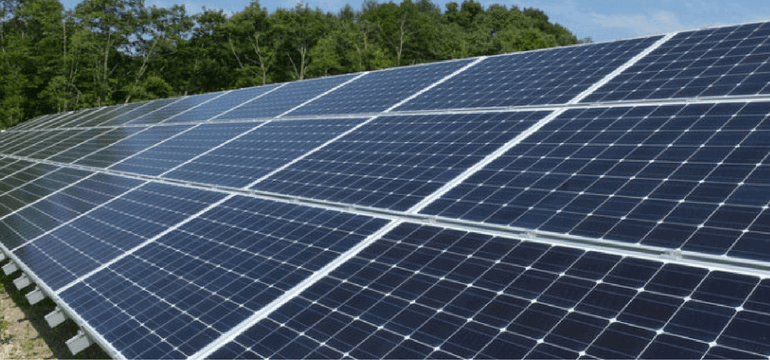
#> input picture vis_algorithms/Subpixel/image2.png, 770 x 360 px
$ python example_subpixel.py
#> lines starting #> are read from the running program, lines starting #| are printed output that depends on the picture; after the words box and inside, x2 and y2 are one past the last pixel; in counts of white or black regions, pixels touching at a corner belong together
import cv2
import numpy as np
filename = 'image2.png'
img = cv2.imread(filename)
#> img is the input picture: shape (360, 770, 3); mean B, G, R 98.7, 86, 71.4
gray = cv2.cvtColor(img,cv2.COLOR_BGR2GRAY)
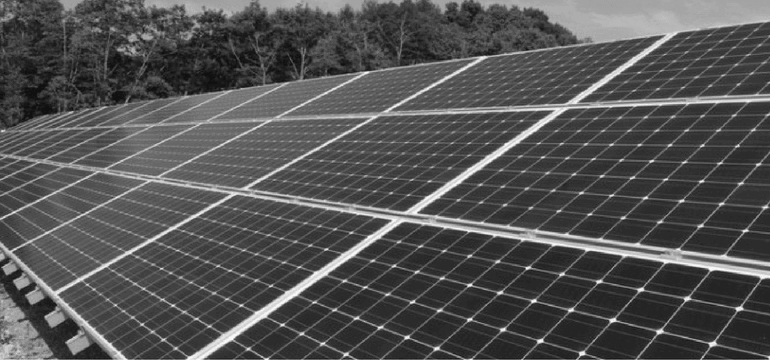
#> gray: shape (360, 770); min 16, max 247, mean 83.1
# find Harris corners
gray = np.float32(gray)
dst = cv2.cornerHarris(gray,2,3,0.04)
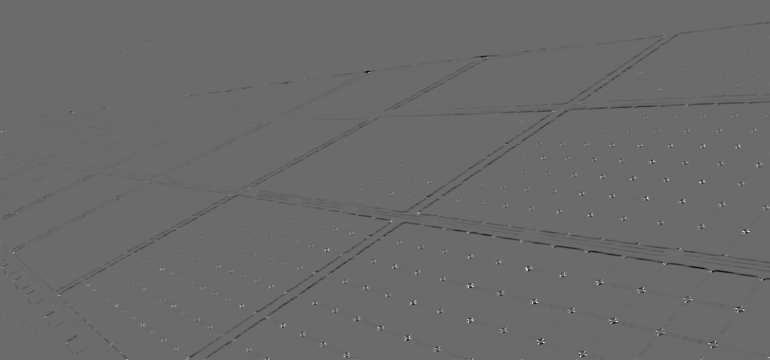
#> dst: shape (360, 770) float32; min -33346208, max 46039208, mean -174428.3; drawn with min black and max white
dst = cv2.dilate(dst,None)
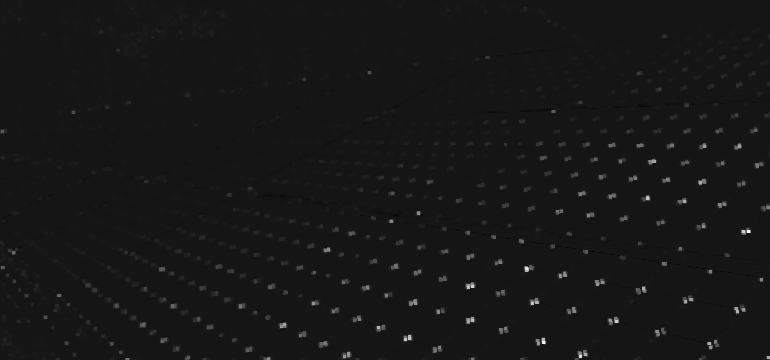
#> dst: shape (360, 770) float32; min -4285536.5, max 46039208, mean 320166.1; drawn with min black and max white
ret, dst = cv2.threshold(dst,0.01*dst.max(),255,0)
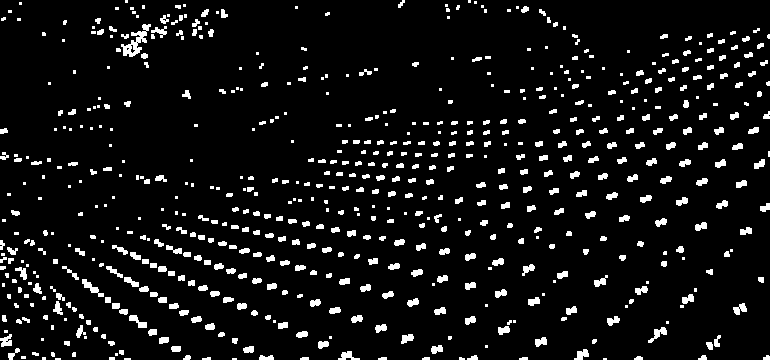
#> dst: shape (360, 770) float32; 7.1% white; 648 white regions (240 under 20 px), largest, box (x1, y1, x2, y2) and area: (121, 24, 151, 57) 360, (82, 279, 104, 297) 136, (648, 327, 667, 343) 119
#> ret = 460392.1
dst = np.uint8(dst)
# find centroids
ret, labels, stats, centroids = cv2.connectedComponentsWithStats(dst)
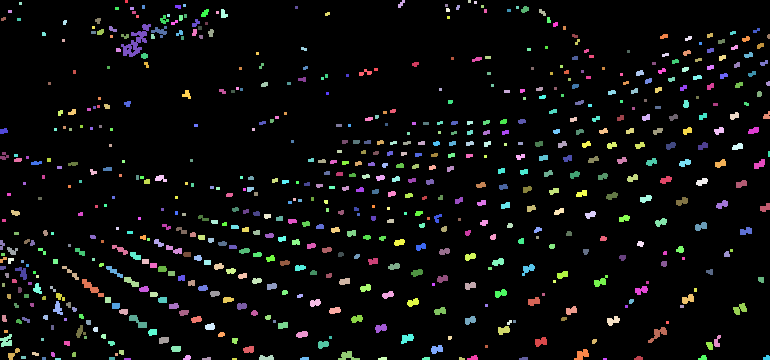
#> labels: shape (360, 770) int32; 649 distinct labels, from 0 to 648; one colour per label, 0 black
#> ret = 649; stats = 649 rows, first 6: [0, 0, 770, 360, 257408], [125, 0, 3, 3, 9], [398, 0, 7, 8, 30], [468, 0, 3, 3, 9], [474, 1, 3, 3, 9], [19, 2, 3, 3, 9]; centroids = 649 pairs, first value 1.47 to 768.5, second value 1 to 358.5
# define the criteria to stop and refine the corners
criteria = (cv2.TERM_CRITERIA_EPS + cv2.TERM_CRITERIA_MAX_ITER, 100, 0.001)
corners = cv2.cornerSubPix(gray,np.float32(centroids),(5,5),(-1,-1),criteria)
#> corners = 649 pairs, first value 0.912 to 768.5, second value 2.39 to 358.8
# Now draw them
res = np.hstack((centroids,corners))
#> res = 649 rows, first 6: [384.8, 177.5, 384.8, 177.5], [126, 1, 124.9, 2.85], [400.8, 3.53, 398.6, 5.31], [469, 1, 471.7, 2.39], [475, 2, 471.7, 2.39], [20, 3, 16.76, 3.17]
res = np.int0(res)
#> res = 649 rows, first 6: [384, 177, 384, 177], [126, 1, 124, 2], [400, 3, 398, 5], [469, 1, 471, 2], [475, 2, 471, 2], [20, 3, 16, 3]
img[res[:,1],res[:,0]]=[0,0,255]
img[res[:,3],res[:,2]] = [0,255,0]
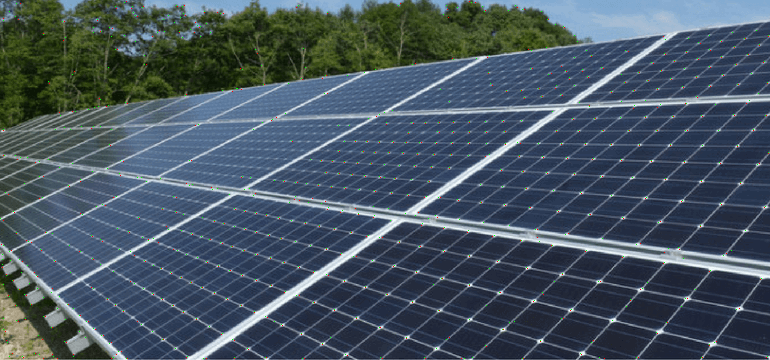
#> img: shape (360, 770, 3); mean B, G, R 98.1, 85.9, 71.3
cv2.imwrite('subpixel2.png',img)

$ run again, with vis_algorithms/Subpixel/subpixel5.png copied over vis_algorithms/Subpixel/image2.png
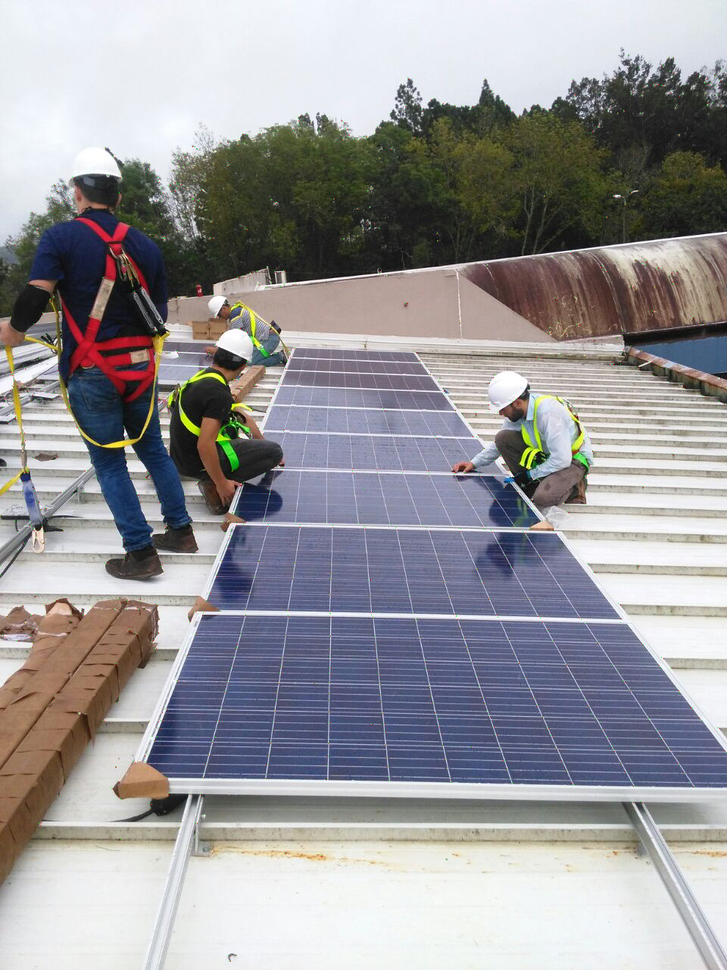
#> input picture vis_algorithms/Subpixel/subpixel5.png, 727 x 970 px, shrunk from 960 x 1280 before the run
#> img is the input picture: shape (970, 727, 3); mean B, G, R 153.7, 150.5, 151.8
#> `ret, dst = cv2.threshold(dst,0.01*dst.max(),255,0)`:
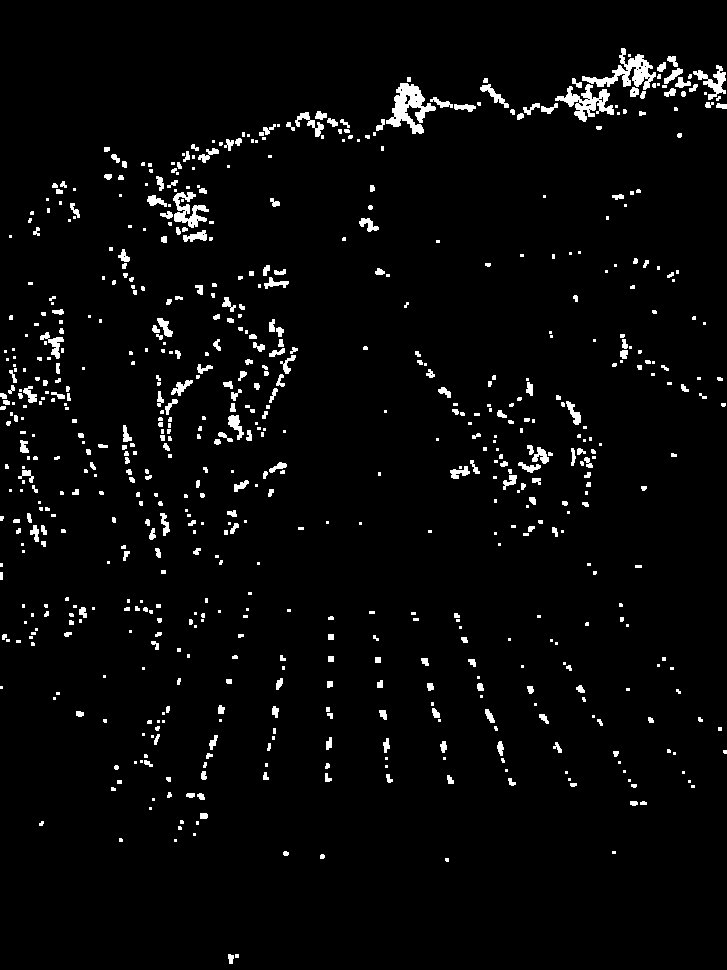
#> dst: shape (970, 727) float32; 3.3% white; 689 white regions (376 under 20 px), largest, box (x1, y1, x2, y2) and area: (386, 83, 436, 134) 1146, (582, 48, 656, 90) 1040, (555, 84, 614, 122) 888
#> `ret, dst = cv2.threshold(dst,0.01*dst.max(),255,0)`: ret = 1145544.7
#> labels: shape (970, 727) int32; 690 distinct labels, from 0 to 689
#> `ret, labels, stats, centroids = cv2.connectedComponentsWithStats(dst)`: ret = 690; stats = 690 rows, first 6: [0, 0, 727, 970, 681917], [582, 48, 74, 42, 1040], [628, 54, 3, 3, 9], [667, 56, 11, 11, 71], [657, 62, 9, 10, 61], [693, 65, 33, 35, 424]; centroids = 690 pairs, first value 1 to 724.6, second value 55 to 958.3
#> corners = 690 pairs, first value 0.374 to 726.6, second value 55 to 955.5
#> `res = np.hstack((centroids,corners))`: res = 690 rows, first 6: [363.6, 488.8, 367.2, 490.4], [627, 72.66, 626.5, 73.05], [629, 55, 629, 55], [672.5, 60.27, 673.3, 57.7], [661.4, 66.85, 658.3, 66.77], [712.9, 80.92, 712.9, 80.92]
#> `res = np.int0(res)`: res = 690 rows, first 6: [363, 488, 367, 490], [627, 72, 626, 73], [629, 55, 629, 55], [672, 60, 673, 57], [661, 66, 658, 66], [712, 80, 712, 80]
#> `img[res[:,3],res[:,2]] = [0,255,0]`:
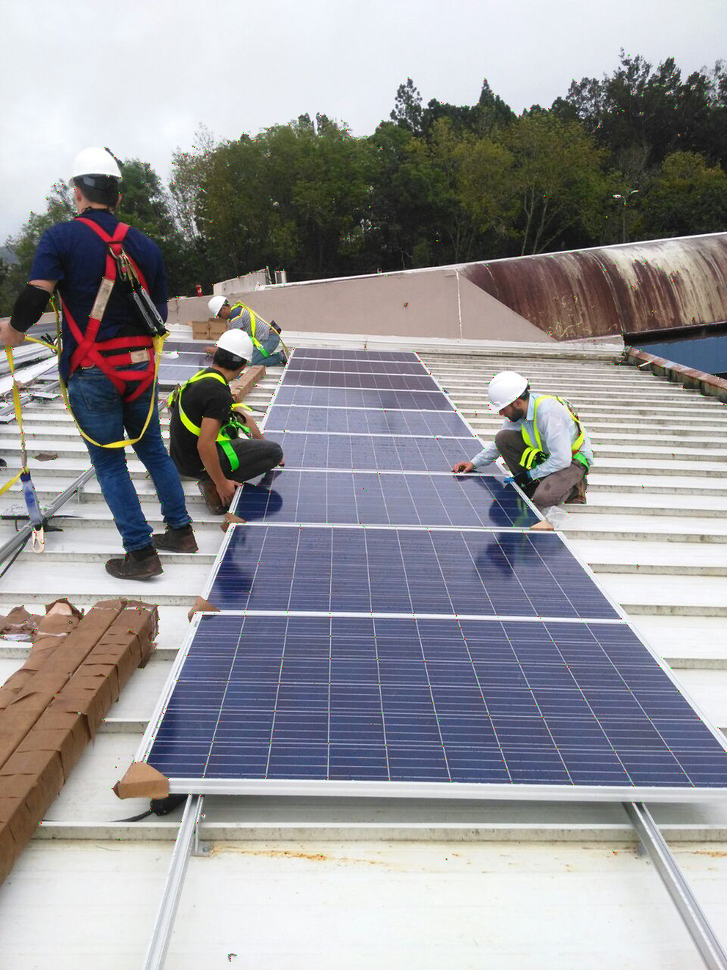
#> img: shape (970, 727, 3); mean B, G, R 153.5, 150.5, 151.7
